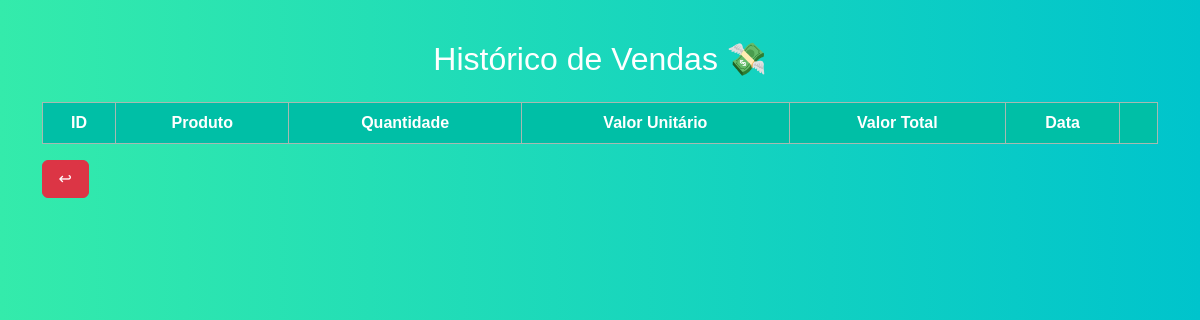
The app's page /historico, older data.
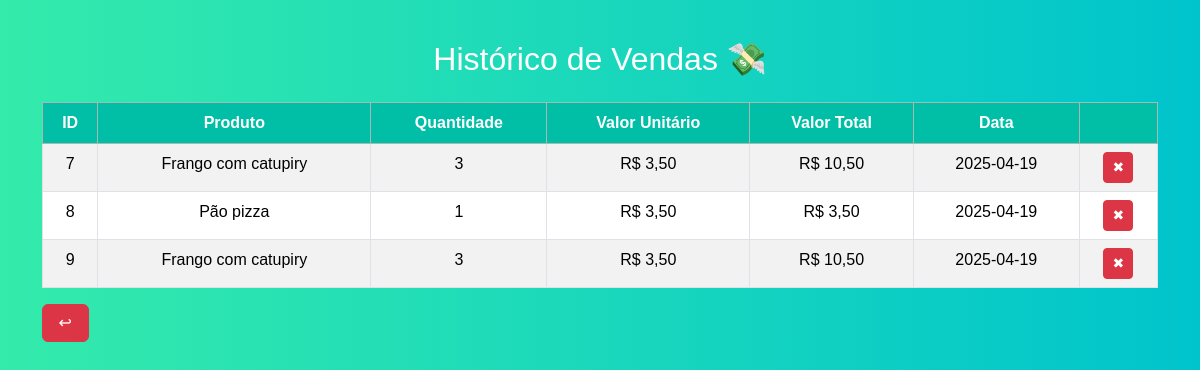
The same page, newer data.
### tables this page shows
CREATE TABLE vendas (
            id INTEGER PRIMARY KEY AUTOINCREMENT,
            produto_id INTEGER,
            quantidade INTEGER,
            valor_total REAL,
            data TEXT DEFAULT CURRENT_DATE,
            FOREIGN KEY(produto_id) REFERENCES produtos(id)
        );

CREATE TABLE produtos (
            id INTEGER PRIMARY KEY AUTOINCREMENT,
            nome TEXT NOT NULL,
            quantidade INTEGER NOT NULL,
            valor DECIMAL(2,2) NOT NULL,
            custo DECIMAL(2,2) NOT NULL
        );

### app.py (the view)
@app.route("/historico")
def historico():
    conn = sqlite3.connect('banco.db')
    cur = conn.cursor()
    cur.execute("SELECT vendas.id, produtos.nome, vendas.quantidade, produtos.valor, vendas.valor_total, vendas.data FROM vendas JOIN produtos ON vendas.produto_id = produtos.id")
    vendas = cur.fetchall()
    conn.close()
    return render_template("historico.html", vendas=vendas)

### templates/historico.html (shortened to what this page needs)
<!DOCTYPE html>
<html lang="pt-br">
    <head>
        <link href="https://cdn.jsdelivr.net/npm/bootstrap@5.3.5/dist/css/bootstrap.min.css" rel="stylesheet">
        <link rel="stylesheet" href="https://cdn.datatables.net/1.13.6/css/dataTables.bootstrap5.min.css">
        <link href="https://cdn.jsdelivr.net/npm/bootstrap@5.3.5/dist/css/bootstrap.min.css" rel="stylesheet">
    </head>
    <body>
    <div class="container">
        <h2 class="mb-4 text-center">Histórico de Vendas 💸</h2>
        <table id="tabela-vendas" class="table table-bordered table-striped">
            <thead  class="table-success text-center">
                <tr>
                    <th>ID</th>
                    <th>Produto</th>
                    <th>Quantidade</th>
                    <th>Valor Unitário</th>
                    <th>Valor Total</th>
                    <th>Data</th>
                    <th></th>
                </tr>
            </thead>
            <tbody class="text-center">
                {% for venda in vendas %}
                <tr>
                    <td>{{ venda[0] }}</td>
                    <td>{{ venda[1] }}</td>
                    <td>{{ venda[2] }}</td>
                    <td>R$ {{ "{:.2f}".format(venda[3])|replace('.', ',') }}</td>
                    <td>R$ {{ "{:.2f}".format(venda[4])|replace('.', ',') }}</td>
                    <td>{{ venda[5] }}</td>
                    <td><a href="{{ url_for('deletar_venda', id=venda[0]) }}" class="btn btn-danger btn-sm" onclick="return confirm('Tem certeza que deseja excluir esta venda?')">✖</a></td>
                </tr>
                {% endfor %}
            </tbody>
        </table>
        <div class="col-md-1">
                <a href="/" class="btn btn-danger w-50">↩</a>
        </div>
    </div>
    </body>
</html>

Row changes from the older to the newer data that the page shows:
added vendas: id "7", nome "Frango com catupiry", quantidade "3", valor_total "10,50", data "2025-04-19"
now on this page (row edited): produtos: valor "3,50"
added vendas: id "8", nome "Pão pizza", quantidade "1", valor_total "3,50", data "2025-04-19"
now on this page (row edited): produtos: valor "3,50"
added vendas: id "9", nome "Frango com catupiry", quantidade "3", valor_total "10,50", data "2025-04-19"
